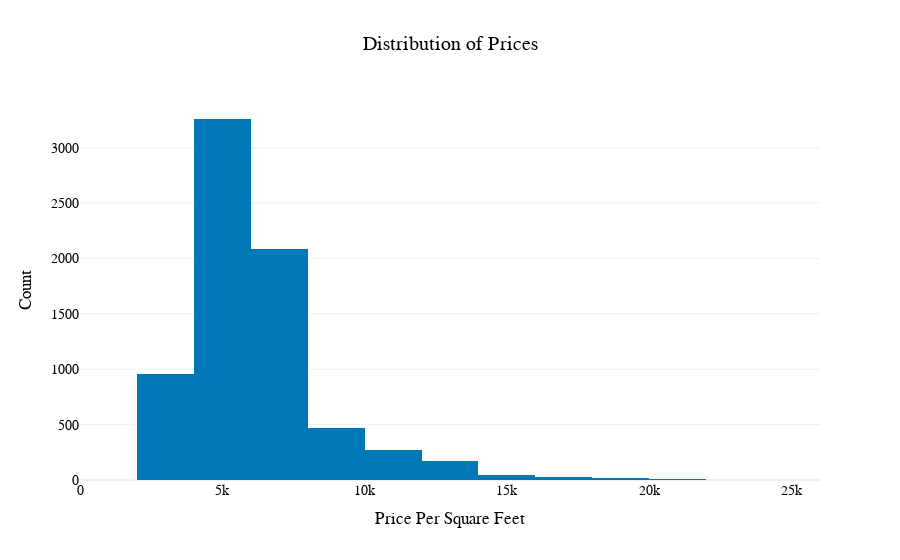

Source (notebook cell):
### Code cell
fig2 = px.histogram(
    df9,
    x="price_per_sqft",
    nbins=15,
    title="Distribution of Prices",
    template="plotly_white",
    color_discrete_sequence=["#0077b6"],
)
fig2.update_layout(
    title_x=0.5,
    xaxis_title="Price Per Square Feet",
    yaxis_title="Count",
    font=dict(family="Arial", size=14, color="black"),
    legend=dict(
        x=0.5,
        y=0.95,
        traceorder="normal",
        font=dict(family="Arial", size=14, color="black"),
        bgcolor="LightSteelBlue",
        bordercolor="Black",
        borderwidth=2,
    ),
)
fig.update_layout(bargap=0.5)
fig2.show()

### Figure 1 — Plotly figure (JSON) as saved in the notebook; plotly's stock layout.template omitted (floating-point values rounded to 4 significant figures; data arrays with more than 128 entries replaced by an {"elided": "..."} marker saying what was removed)
{"data": [{"alignmentgroup": "True", "bingroup": "x", "hovertemplate": "price_per_sqft=%{x}<br>count=%{y}<extra></extra>", "legendgroup": "", "marker": {"color": "#0077b6", "pattern": {"shape": ""}}, "name": "", "nbinsx": 15, "offsetgroup": "", "orientation": "v", "showlegend": false, "type": "histogram", "x": {"elided": "7317 float values"}, "xaxis": "x", "yaxis": "y"}], "layout": {"barmode": "relative", "font": {"color": "black", "family": "Arial", "size": 14}, "legend": {"bgcolor": "LightSteelBlue", "bordercolor": "Black", "borderwidth": 2, "font": {"color": "black", "family": "Arial", "size": 14}, "tracegroupgap": 0, "traceorder": "normal", "x": 0.5, "y": 0.95}, "title": {"text": "Distribution of Prices", "x": 0.5}, "xaxis": {"anchor": "y", "domain": [0, 1], "title": {"text": "Price Per Square Feet"}}, "yaxis": {"anchor": "x", "domain": [0, 1], "title": {"text": "Count"}}}}
